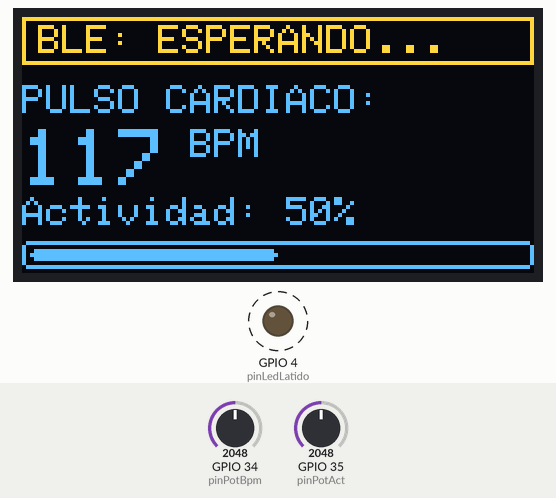
This sketch was run on a simulated ESP32. Parts: 128×64 one-colour display, output pins drawn as LEDs (lit = HIGH). Dashed ring = blinking. The test bench sets the inputs (shaded band); at power-on: GPIO 35 (pinPotAct) = 2048, GPIO 34 (pinPotBpm) = 2048 (analog values on the 0–4095 scale). The OLED is the two-colour kind (top 16 rows yellow); nothing arrives over Bluetooth unless stated; a phone connects over Bluetooth LE 3 s after start; what the sketch prints to the serial monitor is not drawn.

Above: at 1.5 s.
1.8 s: GPIO 35 (pinPotAct) set to 884
At 3.55 s:
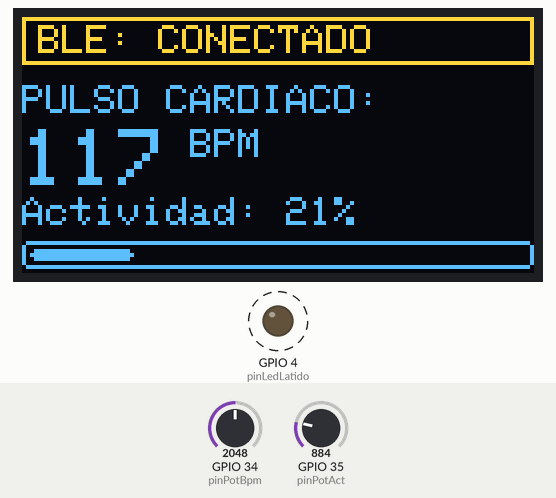
4.6 s: GPIO 35 (pinPotAct) set to 754
At 5.11 s:
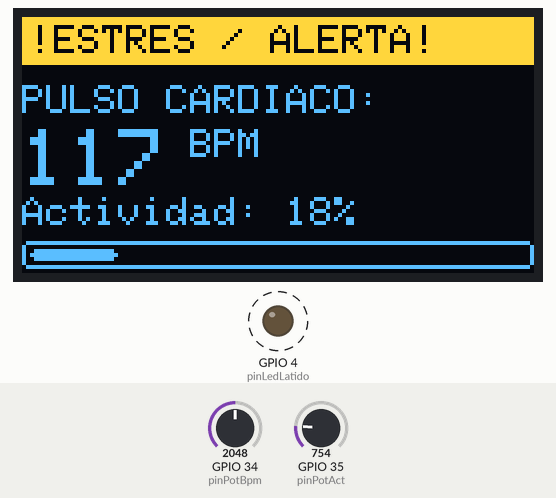
6.4 s: GPIO 34 (pinPotBpm) set to 1978
At 6.52 s:
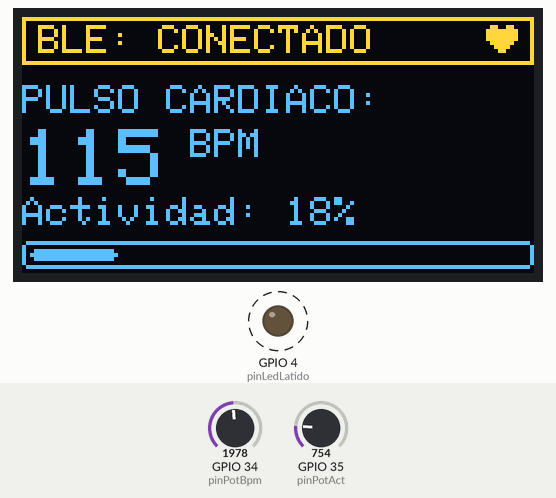
7.9 s: GPIO 35 (pinPotAct) set to 45
At 8.26 s:
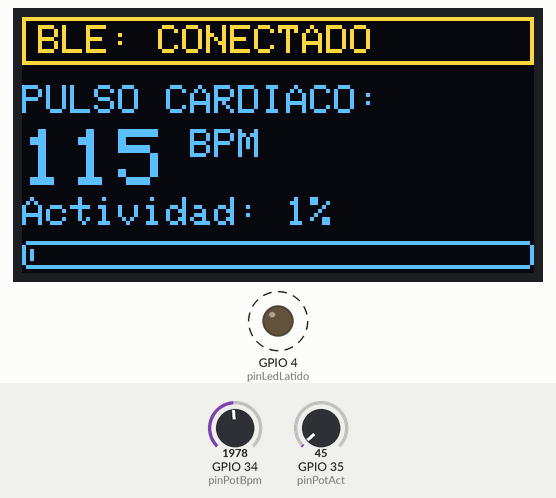
9.4 s: GPIO 35 (pinPotAct) set to 36
At 10.37 s:
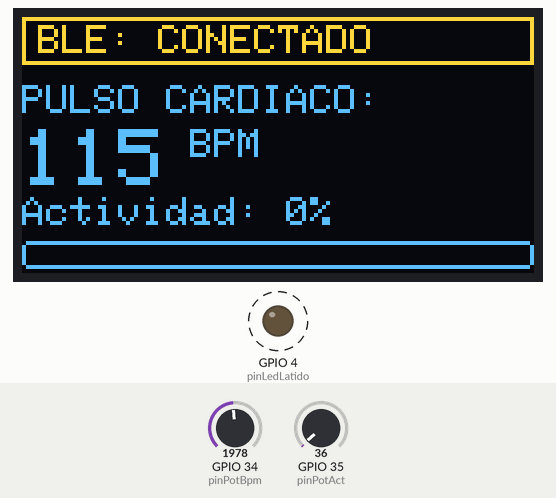
11.2 s: GPIO 34 (pinPotBpm) set to 1228
At 11.92 s:
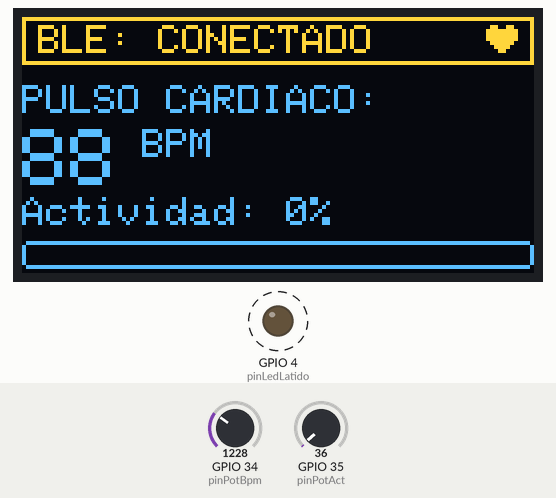
Timing chart, 0 to 15.2 s (numbered marks = the images above; inputs shaded):
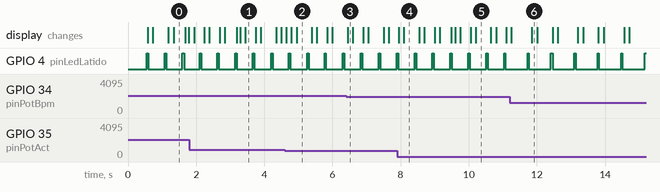

Measured:
- the behaviour switches between 819 and 818 on GPIO 35 (pinPotAct) (found by bisection; images 1 and 2)
- the behaviour switches between 2006 and 2005 on GPIO 34 (pinPotBpm) (found by bisection; images 2 and 3)
- the behaviour switches between 41 and 40 on GPIO 35 (pinPotAct) (found by bisection; images 4 and 5)
- after the input at 4.6 s, the display: changes at once (image 2)
- after the input at 6.4 s, the display: changes after 0.05 s (image 3)
- after the input at 7.9 s, the display: first changes after 0.05 s (image 4 shows a later state)
- after the input at 9.4 s, the display: changes after 0.09 s (image 5)
- after the input at 11.2 s, GPIO 4 (pinLedLatido): alternates HIGH for 0.04 s and LOW for 0.64 s, starting after 0.52 s; the display: first changes after 0.05 s (image 6 shows a later state)

The sketch:

esp32-potentiometer.ino
```cpp
#include <Wire.h>
#include <Adafruit_GFX.h>
#include <Adafruit_SSD1306.h>
#include <BLEDevice.h>
#include <BLEServer.h>
#include <BLEUtils.h>
#include <BLE2902.h>

// ============================================================================
// ECOS BAND SIMULATOR - ESP32 Hardware Firmware
// Wearable Biometric Telemetry & Autonomic Decoupling Simulator
// ============================================================================

// --- Configuración Pantalla OLED ---
#define ANCHO_PANTALLA 128
#define ALTO_PANTALLA 64
#define DIRECCION_OLED 0x3C
Adafruit_SSD1306 oled(ANCHO_PANTALLA, ALTO_PANTALLA, &Wire, -1);

// --- Configuración BLE ---
#define SERVICE_UUID        "0000180d-0000-1000-8000-00805f9b34fb"
#define CHARACTERISTIC_UUID "00002a37-0000-1000-8000-00805f9b34fb"

BLEServer* pServer = NULL;
BLECharacteristic* pCharacteristic = NULL;
bool dispositivoConectado = false;
bool dispositivoConectadoAnterior = false;

struct __attribute__((packed)) NexoTelemetryPacket {
  uint8_t  bpm;            // 45 - 190 BPM
  uint8_t  activity_level; // 0 - 100%
  uint8_t  spo2;           // 98% nominal
  uint16_t step_delta;     // Pasos acumulados
  uint8_t  flags;          // Bit 0: Hardware Alert (Desacople Autonómico / Pánico)
};

// --- Asignación de Pines ESP32 ---
const int pinPotBpm    = 34; // Potenciómetro BPM (G34)
const int pinPotAct    = 35; // Potenciómetro Actividad (G35)
const int pinLedLatido = 4;  // LED de latido fisiológico (G4)

unsigned long ultimoLatido = 0;
unsigned long ultimoRefrescoOled = 0;
unsigned long ultimaTelemetria = 0;
bool latidoActivo = false;

// Bitmap de corazón 8x8 px
static const unsigned char PROGMEM iconoCorazon[] = {
  0b01100110, 0b11111111, 0b11111111, 0b11111111,
  0b01111110, 0b00111100, 0b00011000, 0b00000000
};

class ServerCallbacks: public BLEServerCallbacks {
  void onConnect(BLEServer* pServer) override {
    dispositivoConectado = true;
    Serial.println("[BLE] Enlace establecido con dispositivo central.");
  }
  void onDisconnect(BLEServer* pServer) override {
    dispositivoConectado = false;
    Serial.println("[BLE] Enlace desconectado. Preparando reinicio de anuncio...");
  }
};

void setup() {
  Serial.begin(115200);
  analogReadResolution(12); // ADC a 12 bits (0 - 4095)

  pinMode(pinPotBpm, INPUT);
  pinMode(pinPotAct, INPUT);
  pinMode(pinLedLatido, OUTPUT);
  digitalWrite(pinLedLatido, LOW);

  // Inicializar I2C (SDA = G21, SCL = G22) con 400 kHz Fast Mode
  Wire.begin(21, 22);
  Wire.setClock(400000);
  if (!oled.begin(SSD1306_SWITCHCAPVCC, DIRECCION_OLED)) {
    Serial.println("Error al detectar pantalla OLED");
  }

  oled.clearDisplay();
  oled.setTextSize(1);
  oled.setTextColor(SSD1306_WHITE);
  oled.setCursor(6, 28);
  oled.println("ECOS BAND SIMULATOR");
  oled.display();

  // Inicializar Servidor BLE
  BLEDevice::init("Ecos-Band-ESP32");
  pServer = BLEDevice::createServer();
  pServer->setCallbacks(new ServerCallbacks());

  BLEService *pService = pServer->createService(SERVICE_UUID);
  pCharacteristic = pService->createCharacteristic(
                      CHARACTERISTIC_UUID,
                      BLECharacteristic::PROPERTY_READ |
                      BLECharacteristic::PROPERTY_NOTIFY
                    );
  pCharacteristic->addDescriptor(new BLE2902());
  pService->start();

  BLEAdvertising *pAdvertising = BLEDevice::getAdvertising();
  pAdvertising->addServiceUUID(SERVICE_UUID);
  pAdvertising->setScanResponse(true);
  pAdvertising->setMinPreferred(0x06); // 7.5 ms (especificación Apple iOS BLE)
  pAdvertising->setMaxPreferred(0x12); // 22.5 ms

  // Anuncio primario (23 bytes <= 31 bytes): Flags (3B) + UUID 180D (4B) + Nombre (16B)
  BLEAdvertisementData advData;
  advData.setFlags(0x06); // General Discoverable Mode + BR/EDR Not Supported
  advData.setCompleteServices(BLEUUID((uint16_t)0x180D));
  advData.setName("Ecos-Band-ESP32");
  pAdvertising->setAdvertisementData(advData);

  // Respuesta de escaneo (Scan Response): UUID del servicio completo de 128 bits
  BLEAdvertisementData scanData;
  scanData.setCompleteServices(BLEUUID(SERVICE_UUID));
  pAdvertising->setScanResponseData(scanData);

  pServer->getAdvertising()->start();

  Serial.println("BLE publicando como 'Ecos-Band-ESP32' (ECOS BAND SIMULATOR)");
  delay(500);
}

void loop() {
  // 0. Gestión de reconexión y publicidad continua BLE
  if (!dispositivoConectado && dispositivoConectadoAnterior) {
    delay(500); // Margen al stack BLE de FreeRTOS para liberar el canal HCI
    pServer->startAdvertising();
    Serial.println("[BLE] Publicidad BLE reanudada tras desconexión.");
    dispositivoConectadoAnterior = dispositivoConectado;
  }
  if (dispositivoConectado && !dispositivoConectadoAnterior) {
    dispositivoConectadoAnterior = dispositivoConectado;
  }

  // Keep-alive de publicidad: si no hay enlace, asegurar que el radio siga transmitiendo
  static unsigned long ultimaVerificacionAdv = 0;
  if (!dispositivoConectado && (millis() - ultimaVerificacionAdv >= 2500)) {
    ultimaVerificacionAdv = millis();
    pServer->getAdvertising()->start();
  }

  // 1. Lecturas analógicas de 12 bits
  int rawBpm = analogRead(pinPotBpm);
  int rawAct = analogRead(pinPotAct);

  // 2. Mapeo a escalas biométricas
  uint8_t bpm = map(rawBpm, 0, 4095, 45, 190);
  uint8_t actividad = map(rawAct, 0, 4095, 0, 100);

  // 3. Control de latido fisiológico en pin G4
  unsigned long periodoLatido = 60000UL / bpm;
  if (millis() - ultimoLatido >= periodoLatido) {
    ultimoLatido = millis();
    latidoActivo = true;
    digitalWrite(pinLedLatido, HIGH);
  }
  if (latidoActivo && (millis() - ultimoLatido >= 35)) {
    latidoActivo = false;
    digitalWrite(pinLedLatido, LOW);
  }

  // 4. Detección de desacople autonómico (Estrés agudo / Pánico en reposo)
  bool alertaPanico = (bpm > 115 && actividad < 20);

  // 5. Refresco de pantalla OLED (cada 150 ms)
  if (millis() - ultimoRefrescoOled >= 150) {
    ultimoRefrescoOled = millis();
    oled.clearDisplay();

    // Encabezado dinámico
    if (alertaPanico) {
      oled.fillRect(0, 0, 128, 12, SSD1306_WHITE);
      oled.setTextColor(SSD1306_BLACK);
      oled.setCursor(2, 2);
      oled.print("!ESTRES / ALERTA!");
    } else {
      oled.drawRect(0, 0, 128, 12, SSD1306_WHITE);
      oled.setTextColor(SSD1306_WHITE);
      oled.setCursor(4, 2);
      oled.print(dispositivoConectado ? "BLE: CONECTADO" : "BLE: ESPERANDO...");
    }

    // Corazón gráfico animado
    oled.setTextColor(SSD1306_WHITE);
    if (millis() - ultimoLatido < 120) {
      oled.drawBitmap(116, 2, iconoCorazon, 8, 8, alertaPanico ? SSD1306_BLACK : SSD1306_WHITE);
    }

    // Valores biométricos
    oled.setCursor(0, 17);
    oled.setTextSize(1);
    oled.print("PULSO CARDIACO:");

    oled.setCursor(0, 28);
    oled.setTextSize(2);
    oled.print(bpm);
    oled.setTextSize(1);
    oled.print(" BPM");

    oled.setCursor(0, 45);
    oled.print("Actividad: ");
    oled.print(actividad);
    oled.print("%");

    // Barra horizontal inferior de actividad
    int anchoBarra = map(actividad, 0, 100, 0, 124);
    oled.drawRoundRect(0, 56, 128, 7, 2, SSD1306_WHITE);
    if (anchoBarra > 0) {
      oled.fillRoundRect(2, 58, anchoBarra, 3, 1, SSD1306_WHITE);
    }
    oled.display();
  }

  // 6. Emisión de paquete BLE cada segundo (1 Hz)
  if (millis() - ultimaTelemetria >= 1000) {
    ultimaTelemetria = millis();

    NexoTelemetryPacket paquete;
    paquete.bpm = bpm;
    paquete.activity_level = actividad;
    paquete.spo2 = 98;
    paquete.step_delta = actividad > 20 ? (uint16_t)(actividad / 10) : 0;
    paquete.flags = alertaPanico ? 0x01 : 0x00;

    if (dispositivoConectado) {
      pCharacteristic->setValue((uint8_t*)&paquete, sizeof(paquete));
      pCharacteristic->notify();
    }

    Serial.print("[ESP32] BPM: ");
    Serial.print(bpm);
    Serial.print(" | Actividad: ");
    Serial.print(actividad);
    Serial.print("% | Flags: 0x");
    Serial.println(paquete.flags, HEX);
  }

  // Ceder brevemente tiempo de CPU al planificador FreeRTOS para el stack BLE
  delay(10);
}
```
